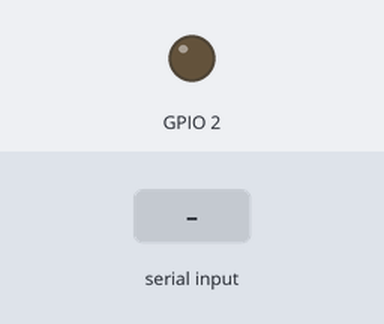
Simulated run of this program. Board: ESP32. Parts: output pins drawn as LEDs (lit = HIGH). Dashed ring = blinking. Inputs (shaded band) come from the test bench. What the program prints to the serial monitor is not drawn.

Above: at 0.0 s.
At 1.7 s:
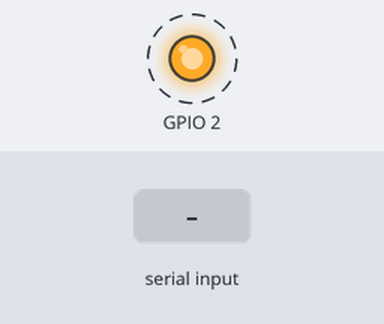
1.8 s: "90,45\n" received over Serial
4.8 s: "13\n" received over Serial
Timing chart, 0 to 13.8 s (numbered marks = the images above; inputs shaded):
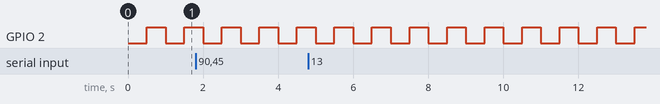

Measured:
- by itself, GPIO 2: alternates HIGH for 0.50 s and LOW for 0.50 s

The program:

main.cpp
```cpp
/*Task A                                          Task B
  Print new messages from Q2                      Update local variable with yyy.
  Read serial ip from user.                       Blink led with yyy delay.
  Echo back to serial terminal.                   For every 10 times of blink, send "Great Run" message to Q2.
  If "delay yyy", send yyy to Q1.

*/
//        Serial.println("Here");


#include <Arduino.h>
#include <stdio.h>
#include <stdlib.h>
#include <string.h>


#if CONFIG_FREERTOS_UNICORE
  static const BaseType_t app_cpu = 0;
#else
  static const BaseType_t app_cpu = 1;
#endif


static TaskHandle_t hUserInterface = NULL;
static TaskHandle_t hLedInterface  = NULL;


static uint8_t length_delay_queue   = 5;
static uint8_t length_message_queue = 1;


static QueueHandle_t delay_queue;
static QueueHandle_t message_queue;

int counter;


void userInterface (void* parameter){
  char msg[20];

  while(1){

    //Serial.println("sub-task 2 ----> Read serial input from user and echo back to serial terminal");
    char endChar=0, user_message[50];
    int nChar, totalLen, pos, lastPos=0;

    while (endChar != 13){

      if ((xQueueReceive(message_queue, msg, 0))==true){
        xQueueReceive(message_queue, msg, 0);
        Serial.print(*(msg));
        for (counter = 1; counter<strlen("Great Run!!"); counter++){
          xQueueReceive(message_queue,(msg+counter),0);
          Serial.print(*(msg+counter));
        }
        Serial.println();
      }

      nChar = Serial.available();
      if (nChar > 0){
        totalLen += nChar;
        for (pos=lastPos; pos < totalLen; pos++){
          *(user_message+pos) = Serial.read();
          Serial.print(*(user_message+pos));
        }

        lastPos = pos;
        endChar = *(user_message+(pos-1));
      }
      if (endChar==13){
        Serial.println();
        lastPos=0;
        totalLen=0;
      }
    }

    char required_message[]="delay ";
    int check_length = strlen(required_message);
    int x;
    bool match = false;

    for (pos=0; pos <check_length; pos++){
      if (*(user_message+pos) == *(required_message + pos)){
        match = true;
      }

      else{
        match = false;
        pos = check_length;
      }
    }

    if (match){
      x = 0;
      for (pos = check_length; pos < (check_length + strlen("xxx")); pos ++ ){
        x = (10*x) +(user_message[pos] - 48);
      }
      xQueueSend(delay_queue,&x, 0);
    }
  }
}


void ledInterface(void* parameter){

  int delay_updated, delay_ = 500;
  int blink;

  //Update local variable with xxx and Blink led with xxx delay
  while (1){
    if (xQueueReceive(delay_queue, &delay_updated, 0)==pdTRUE){
      delay_ = delay_updated;
      Serial.println(delay_);
      blink = 0;
    }
    digitalWrite(2, HIGH);
    vTaskDelay(delay_/portTICK_PERIOD_MS);
    digitalWrite(2, LOW);
    vTaskDelay(delay_/portTICK_PERIOD_MS);
    blink ++;

    if(blink == 10){
      char message[] = "Great Run!!";
      if ((xQueueSend(message_queue, message, 0)) != pdTRUE){
        Serial.println("Message Queue Full..");
      };
      blink = 0;
    }
  }
}


void setup() {

  Serial.begin(9600);
  vTaskDelay(500/portTICK_PERIOD_MS);

  delay_queue = xQueueCreate(length_delay_queue, 3*sizeof(int));
  message_queue = xQueueCreate(length_message_queue, 25*(sizeof(char)));

  pinMode(2, OUTPUT);

  xTaskCreatePinnedToCore(
    userInterface,
    "User Interface",
    1024,
    NULL,
    1,
    &hUserInterface,
    app_cpu
  );

  xTaskCreatePinnedToCore(
    ledInterface,
    "LED Interface",
    1024,
    NULL,
    1,
    &hLedInterface,
    app_cpu
  );
}

void loop() {

}
```
